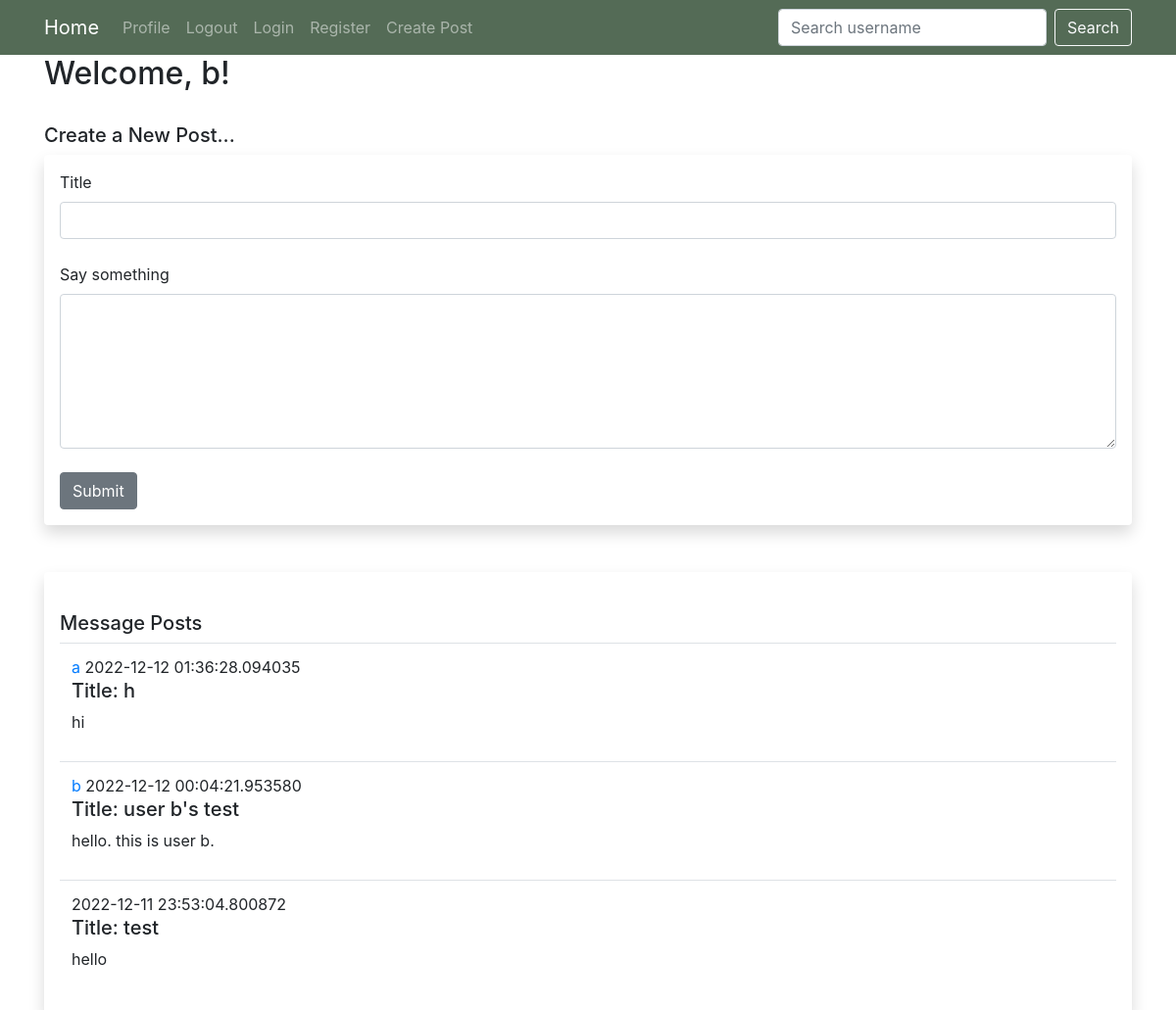
The page /index (signed in) on the database as committed earlier.
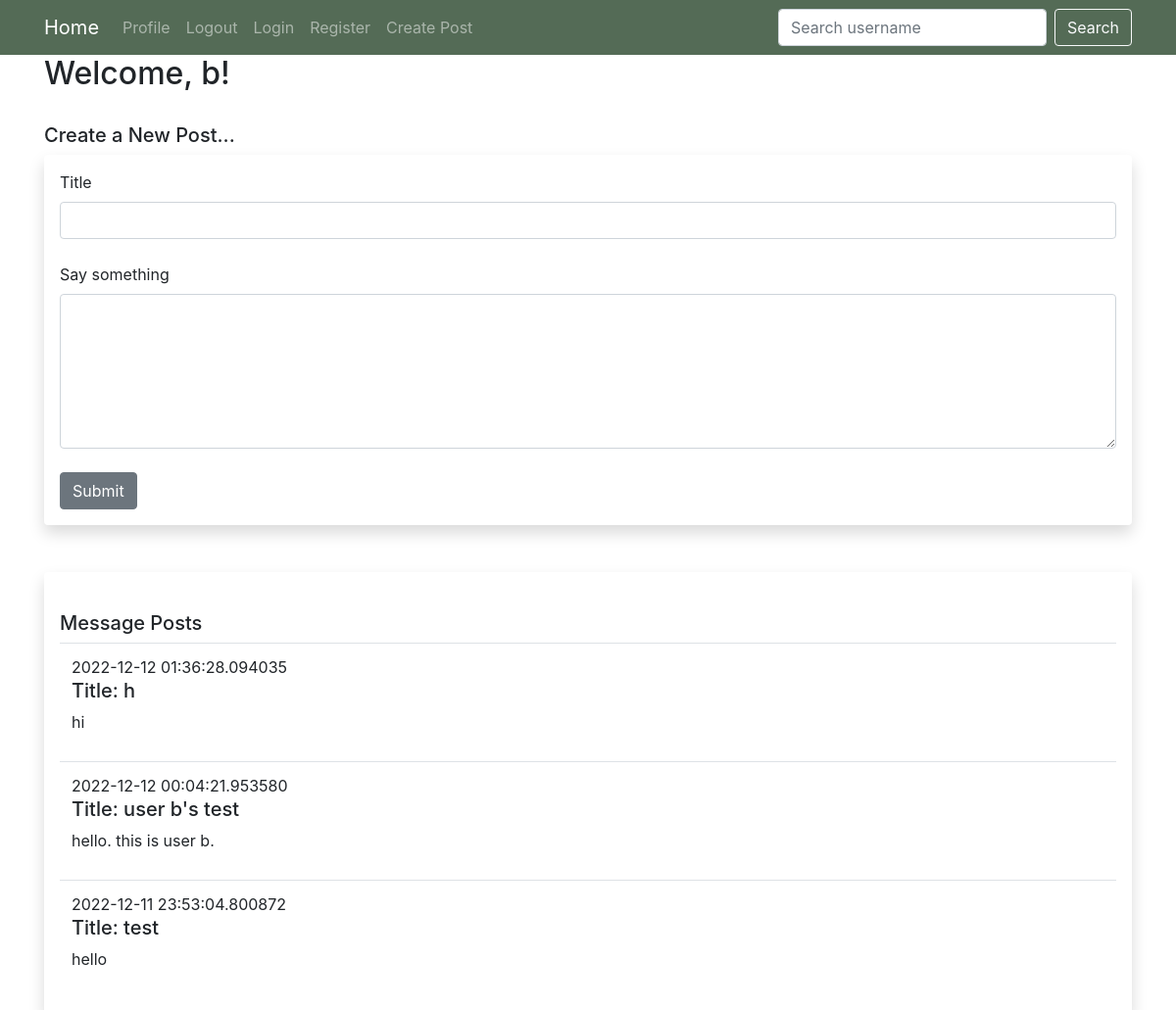
The same page on the database as committed later.
### app.py (models this page shows, shortened)
class Post(db.Model):
    id = db.Column(db.Integer, primary_key=True)
    title = db.Column(db.String(255))
    body = db.Column(db.String(140))
    timestamp = db.Column(db.DateTime, index=True, default = datetime.utcnow)
    user_id = db.Column(db.Integer, db.ForeignKey('user.id'))

class User(UserMixin, db.Model):
    id = db.Column(db.Integer, primary_key=True)
    username = db.Column(db.String(100), unique=True)
    password = db.Column(db.String(100))
    posts = db.relationship('Post', backref='author', lazy='dynamic')
    last_seen = db.Column(db.DateTime, default=datetime.utcnow)

### app.py (the view, shortened to what this page needs)
@app.route('/', methods=['GET', 'POST'])
@app.route('/index', methods=['GET', 'POST'])
@login_required
def index():
    form = PostForm()
    posts = Post.query.order_by(Post.timestamp.desc());
    page = request.args.get('page', 1, type=int)
    return render_template('index.html', title='Home', form=form, posts=posts)

### app.py
class PostForm(FlaskForm):
    title = StringField("Title", validators=[DataRequired()])
    post = TextAreaField('Say something', validators=[DataRequired()])
    submit = SubmitField('Submit')

class SearchForm(FlaskForm):
    searched = StringField("Searched", validators=[DataRequired()])
    submit = SubmitField('Submit')

### app.py (called while the page is built)
@login_manager.user_loader
def load_user(id):
    return User.query.get(int(id))

@app.before_request
def before_request():
    if current_user.is_authenticated:
        current_user.last_seen = datetime.utcnow()
        db.session.commit()

@app.context_processor #to pass stuff to nav bar (via base.html)
def base():
     form = SearchForm()
     return dict(form=form)

### templates/index.html (shortened to what this page needs)
{% extends "base.html" %}
{% block content %}
<h2>Welcome, {{ current_user.username }}!</h2>
<br>
<h5>Create a New Post...</h5>
<div class="shadow p-3 mb-5 bg-body rounded">
	<form method="POST">
		{{ form.title.label(class="form-label") }}
		{{ form.title(class="form-control") }}
		<br/>
		{{ form.post.label(class="form-label") }}
		{{ form.post(class="form-control", rows="6") }}
		<br/>
		{{ form.submit(class="btn btn-secondary") }}
	</form>
</div>
<div class="shadow p-3 mb-5 bg-body rounded">
  <br/>
  <h5>Message Posts</h5>
  {% for post in posts %}
      {% include 'post.html' %}
  {% endfor %}
</div>
{% endblock %}

### templates/post.html
<table class="table table-hover">
        <tr valign="top">
   <td align="left">
     <a href="{{ url_for('user', username=post.author.username) }}">
       {{ post.author.username }}
       <a style="margin-right: 40px">
         {{ post.timestamp}}
       </a>
     </a>
     <br><h5>Title: {{ post.title }} </h5>
     {{ post.body }}
   </td>
        </tr>
    </table>

Rows that differ between the two databases and show on the page:
changed Post "hi": author.username "a" → (not shown)
changed Post "user b's test": author.username "b" → (not shown)
